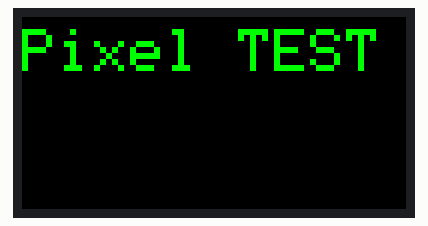
Recording of a sketch running on a simulated ESP8266 (NodeMCU). Parts: 64×32 colour display.

Above: at 0.1 s.

The sketch:

display_text.ino
```cpp
#include <PxMatrix.h>
#ifdef ESP8266

#include <Ticker.h>
Ticker display_ticker;
#define P_LAT 16
#define P_A 5
#define P_B 4
#define P_C 15
#define P_D 12
#define P_E 0
#define P_OE 2

#endif
// Pins for LED MATRIX

#define matrix_width 64
#define matrix_height 32

// This defines the 'on' time of the display is us. The larger this number,
// the brighter the display. If too large the ESP will crash
uint8_t display_draw_time=10; //10-50 is usually fine

//PxMATRIX display(matrix_width,matrix_height,P_LAT, P_OE,P_A,P_B,P_C);
PxMATRIX display(64,32,P_LAT, P_OE,P_A,P_B,P_C,P_D);

// Some standard colors
uint16_t myRED = display.color565(255, 0, 0);
uint16_t myGREEN = display.color565(0, 255, 0);
uint16_t myBLUE = display.color565(0, 0, 255);
uint16_t myWHITE = display.color565(255, 255, 255);
uint16_t myYELLOW = display.color565(255, 255, 0);
uint16_t myCYAN = display.color565(0, 255, 255);
uint16_t myMAGENTA = display.color565(255, 0, 255);
uint16_t myBLACK = display.color565(0, 0, 0);

uint16_t myCOLORS[8]={myRED,myGREEN,myBLUE,myWHITE,myYELLOW,myCYAN,myMAGENTA,myBLACK};

#ifdef ESP8266
// ISR for display refresh
void display_updater()
{
  display.display(display_draw_time);
}
#endif


void display_update_enable(bool is_enable)
{

#ifdef ESP8266
  if (is_enable)
    display_ticker.attach(0.002, display_updater);
  else
    display_ticker.detach();
#endif

#ifdef ESP32
  if (is_enable)
  {
    timer = timerBegin(0, 80, true);
    timerAttachInterrupt(timer, &display_updater, true);
    timerAlarmWrite(timer, 2000, true);
    timerAlarmEnable(timer);
  }
  else
  {
    timerDetachInterrupt(timer);
    timerAlarmDisable(timer);
  }
#endif
}


void setup() {
 Serial.begin(9600);
  // Define your display layout here, e.g. 1/8 step
display.begin(8);
display.setPanelsWidth(2);
  // Define your scan pattern here {LINE, ZIGZAG, ZAGGIZ, WZAGZIG, VZAG} (default is LINE)
  display.setScanPattern(WZAGZIG);

  // Define multiplex implemention here {BINARY, STRAIGHT} (default is BINARY)
  //display.setMuxPattern(BINARY);

  display.setFastUpdate(true);
  display.clearDisplay();
  display.setTextColor(myGREEN);
  display.setCursor(0,2);
  display.print("Pixel TEST");
  display_update_enable(true);

  delay(3000);

}

void loop() {


}
```
